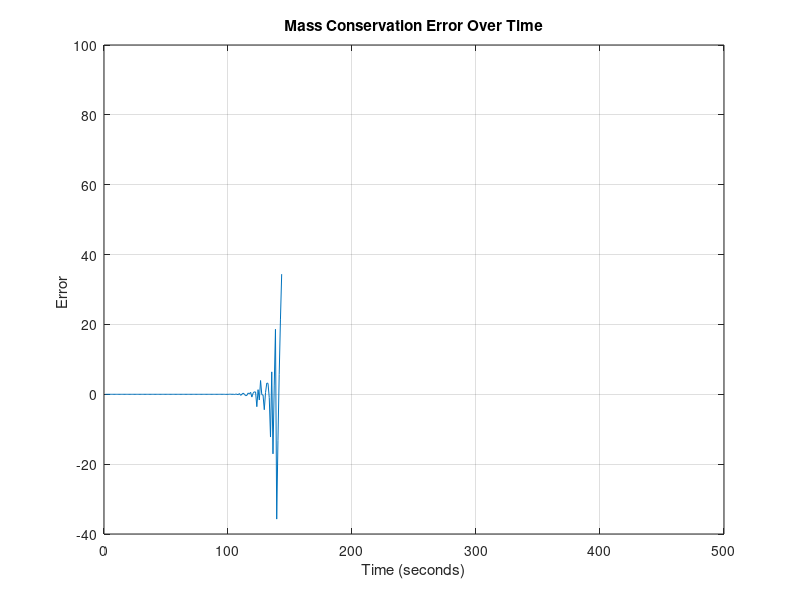
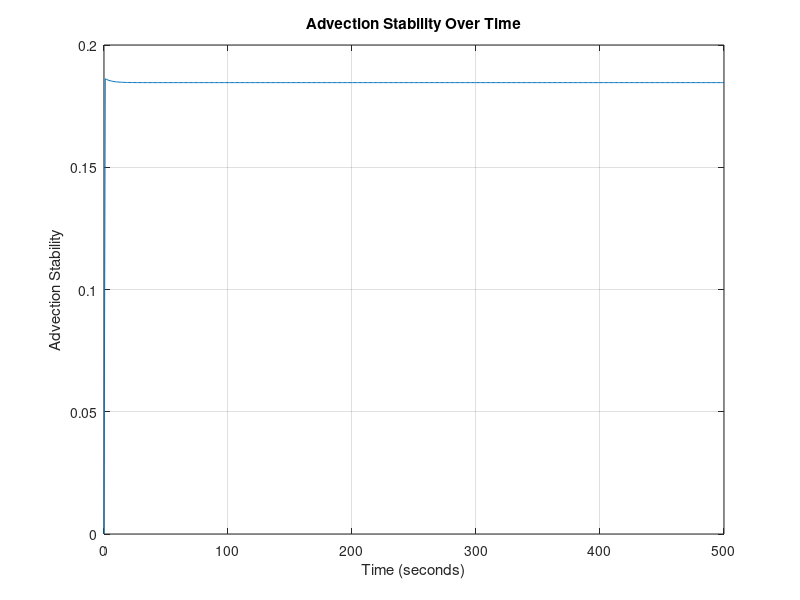
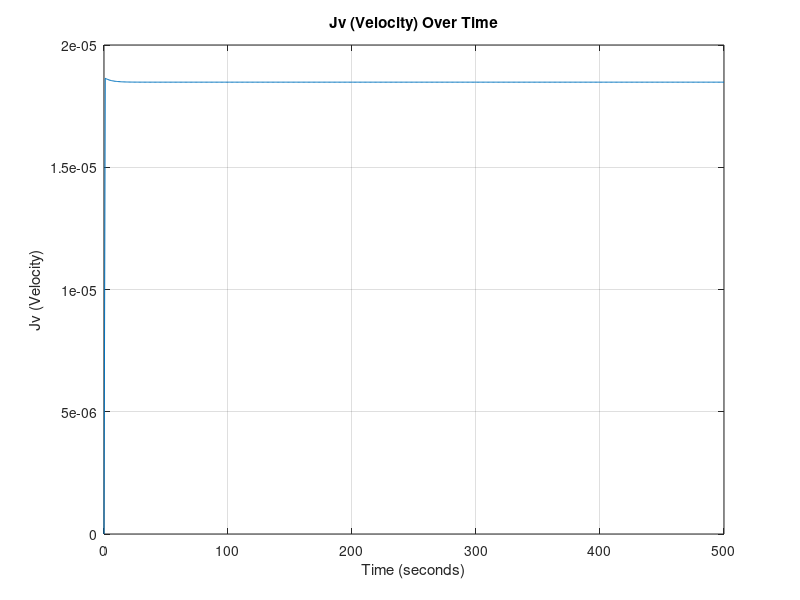
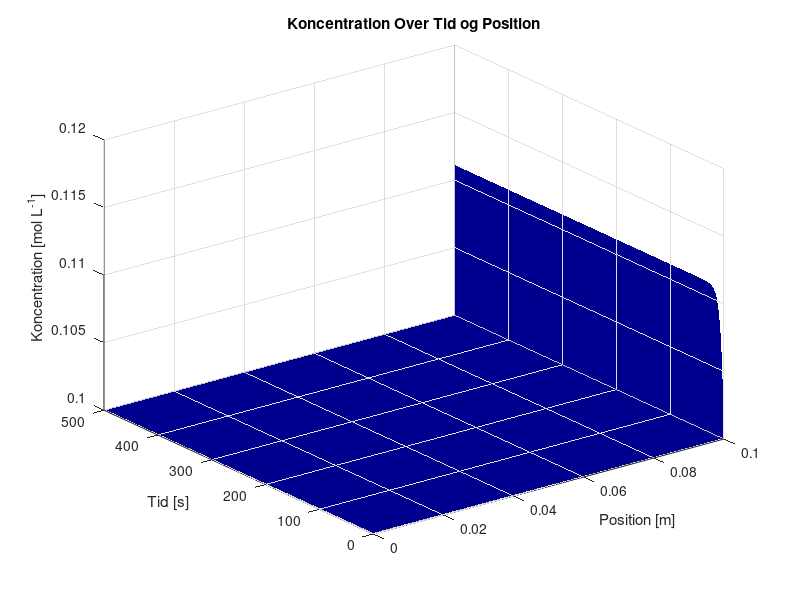

MATLAB code for these plots, in order: (Note: this script raises an error after producing the figures.)
%__Gruppe 3-Simulering-3.Sem__
clear
close all
clc
%% Inital Parameters
domain_length = 0.1;   % Domain length (meters)
domain_steps = 1000;    % Number of spatial domain_steps points
dx = domain_length / (domain_steps - 1); % Position discretization

time_length = 500;      % Time length (seconds)
time_steps = 500;       % Number of time steps
dt = time_length / time_steps; % Temporal discretization

% DEFINED VARIABLES
D = 0; % Diffusivity coefficient H2PO4- in water [m^2 s^-1]
feed_conc = 0.1; % Constant solute concentration at the first cell 0.1 molar [H2PO4-]
TMP = 35; %TMP: Transmembrane Pressure [bar]

area = 0.001; % Area of the membrane surface [m^2]
kw = 5.7311*10^(-7); % Initial water permeability m^3 m^-2 bar^-1 s^-1 
sig_m = 0.1; % Rejection of ions 

% PHYSICAL CONSTANTS
R= 8.31415*10^-2; % Gasconstant [L^3 Bar mol^-1 K^-1]
T= 273.15+25; %Temperature [K]

% Create a grid for space and time
x = linspace(0, domain_length, domain_steps);
t = linspace(0, time_length, time_steps);

% Initialize the concentration array AND Initial condition (1D)
C = zeros(domain_steps, time_steps)+0.1; % 0.1 molar [H2PO4] at pH 2.9


%Diffusive Stability
DS = D*dt/dx^2;
fprintf('\n Diffusivity Stability = %f', DS);
if DS>0.5 
   fprintf(2,'\n ERROR: Stabilitetsfejl');
else
    fprintf('\n Stable Diffusion Model !!');
end


%% Time-stepping loop
for j = 2:time_steps
    for i = 1:domain_steps
        LastC = C(domain_steps, j-1);
        C(1, :) = feed_conc; % Set the leftmost boundary to 0.1
        Jv = (kw*(TMP-(1*R*T*(LastC))));  % Volume flux = Jv ,  in terms of osmotic pressure (TMP, R, T, delta_C) and Lv. [m/s]

        % Calculate the second derivative in x direction
        if i == 1 %_Left Cell__
            d2Cdx2 = 0;
            dCdt_advection = 0;

        elseif i == domain_steps %__Membrane Cell___
            % No right neighbor at the last cell and MEMBRANE
            d2Cdx2 = (D * (C(domain_steps - 1, j-1) - C(domain_steps, j-1))) / dx^2;
            dCdt_advection = -Jv * (C(domain_steps, j-1)*(1-sig_m) - C(domain_steps - 1, j-1)) / dx;

        else    %__Normal Cells__
            % Calculate the second derivative normally
            d2Cdx2 = D * (C(i + 1, j-1) - 2 * C(i, j-1) + C(i - 1, j-1)) / dx^2;
            % Apply advection term
            dCdt_advection = -Jv * (C(i, j-1) - C(i-1, j-1)) / dx;
        end
        % Apply the diffusion-advection-(electromigration) equation
        C(i, j) = C(i, j-1) + dt * (d2Cdx2 + dCdt_advection);
        Jv_values2(j) = Jv; % Plot values
        AS(j) = Jv * dt/dx; % Stability plot values
    end
end
%% conservation and error

volprc = dx*area*1000;  % Volume per cell in Liters

Cw = [0,C(domain_steps, :)]; % Making the matrix line up properly and have the right size
Cw(end) = [];

Systemdiff = [0, diff(sum(C*volprc,1))]; % Difference in system concentration per dt

inflow = feed_conc*(Jv_values2)*(dt/dx)*volprc; % In - mol
outflow = Cw.* Jv_values2*(dt/dx)*volprc*(1-sig_m); % Out - mol
infoutdiff = (inflow - outflow);
ERROR = ((Systemdiff - infoutdiff).*Systemdiff.^(-1))*100; % The mass conservation error


%% 2D Plots

% Plot Mass Conservation Error values over time

figure;
plot(t, ERROR);
xlabel('Time (seconds)');
ylabel('Error ');
title('Mass Conservation Error Over Time');
grid on;


% Plot Advection Stability (DS) values over time

figure;
plot(t, AS);
xlabel('Time (seconds)');
ylabel('Advection Stability');
title('Advection Stability Over Time');
grid on;

% Plot Jv values over time
figure;
plot(t, Jv_values2);
xlabel('Time (seconds)');
ylabel('Jv (Velocity)');
title('Jv (Velocity) Over Time');
grid on;


%% 3D Plot

% Create a 3D surface plot to visualize concentration over time and position
[T, X] = meshgrid(t, x);
figure;
h = surf(X, T, C); % Transpose removed here
xlabel('Position [m]');
ylabel('Tid [s]');
zlabel('Koncentration [mol L^{-1}]');
title('Koncentration Over Tid og Position');

% Set axis limits to start at the origin
xlim([0, domain_length]);
ylim([0, time_length]);
zlim([0.1, 0.12]); % Assuming max(C(:)) is the maximum concentration in your data

set(h,'LineStyle','none')
colormap(jet)
clim([0.1 0.12])

%%
save('step2jv', 'Jv_values2')
